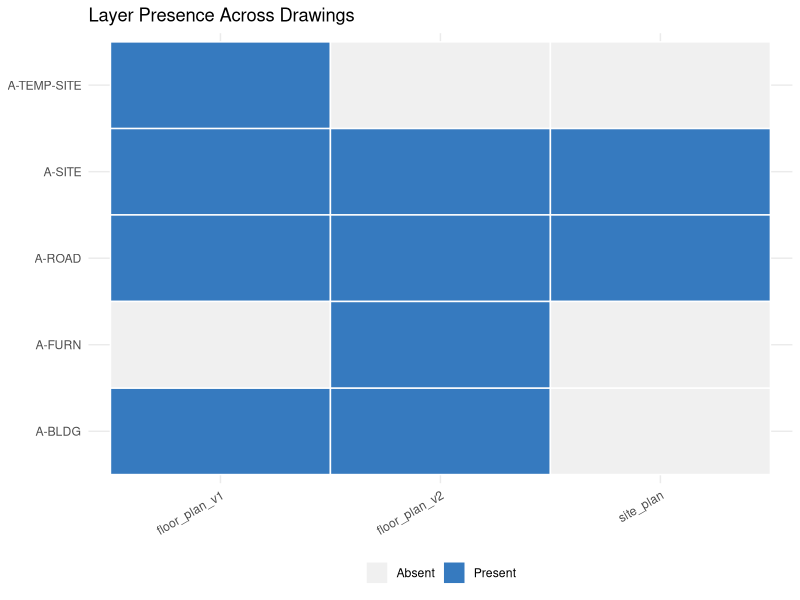
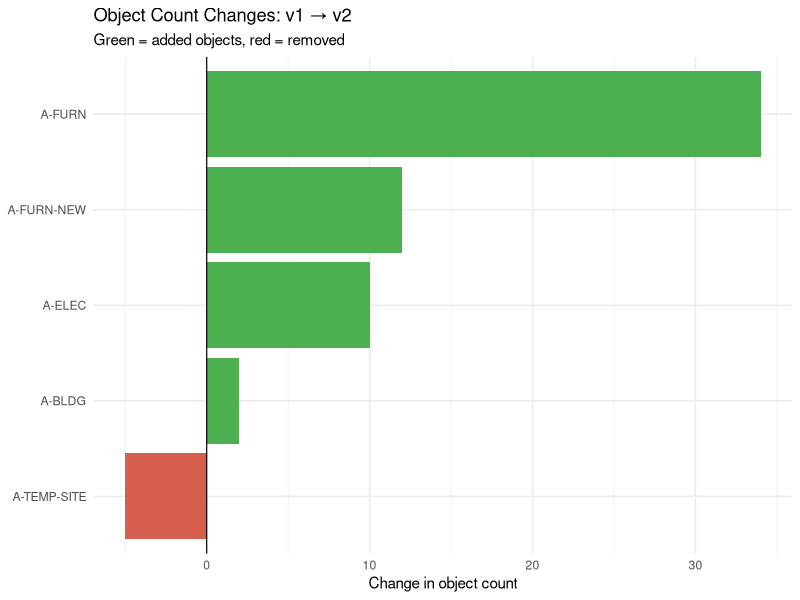

Source code (R) for these figures, in order:
## ---- chunk 1
#| echo: false
library(ggplot2)
heat_df <- data.frame(
  layer   = rep(c("A-SITE","A-BLDG","A-ROAD","A-FURN","A-TEMP-SITE"), 3),
  drawing = rep(c("floor_plan_v1","floor_plan_v2","site_plan"), each = 5),
  present = c(TRUE,TRUE,TRUE,FALSE,TRUE,
              TRUE,TRUE,TRUE,TRUE,FALSE,
              TRUE,FALSE,TRUE,FALSE,FALSE)
)
## ---- chunk 2
#| label: fig-layer-heatmap
#| fig-cap: "Layer presence matrix across drawing revisions. Blue = present, grey = absent."
ggplot(heat_df, aes(x = drawing, y = layer, fill = present)) +
  geom_tile(colour = "white", linewidth = 0.5) +
  scale_fill_manual(values  = c("FALSE" = "#f0f0f0", "TRUE" = "#367ABF"),
                    labels  = c("FALSE" = "Absent", "TRUE" = "Present")) +
  labs(title = "Layer Presence Across Drawings",
       x = NULL, y = NULL, fill = NULL) +
  theme_minimal() +
  theme(axis.text.x = element_text(angle = 30, hjust = 1),
        legend.position = "bottom")
## ---- chunk 3
#| echo: false
comparison <- data.frame(
  layer        = c("A-FURN","A-FURN-NEW","A-ELEC","A-BLDG","A-TEMP-SITE"),
  n_objects_v1 = c(NA, NA, 8L, 21L, 5L),
  n_objects_v2 = c(34L, 12L, 18L, 23L, NA),
  change       = c(34L, 12L, 10L, 2L, -5L)
)
## ---- chunk 4
#| label: fig-layer-waterfall
#| fig-cap: "Object count change per layer from v1 to v2. Green = added, red = removed."
ggplot(comparison,
       aes(x = reorder(layer, change),
           y = change,
           fill = change > 0)) +
  geom_col(show.legend = FALSE) +
  geom_hline(yintercept = 0, linewidth = 0.4) +
  scale_fill_manual(values = c("TRUE" = "#4CAF50", "FALSE" = "#d6604d")) +
  coord_flip() +
  labs(title = "Object Count Changes: v1 → v2",
       subtitle = "Green = added objects, red = removed",
       x = NULL, y = "Change in object count") +
  theme_minimal()
